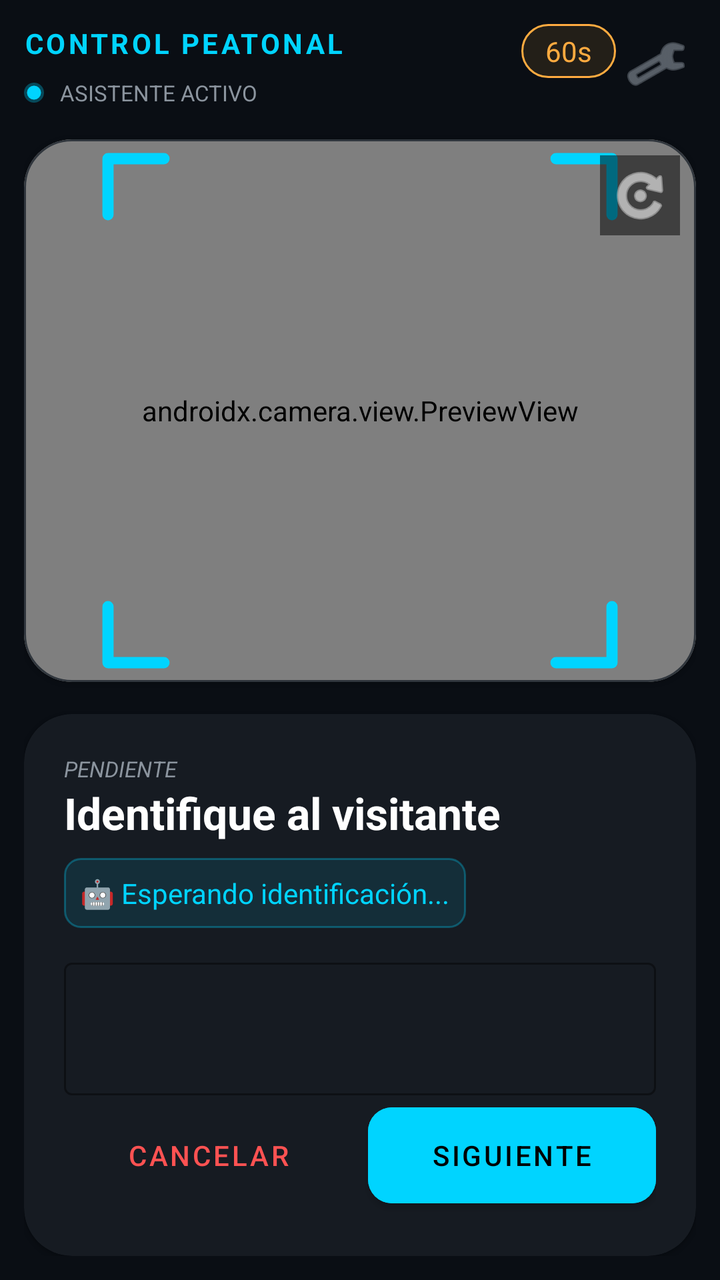
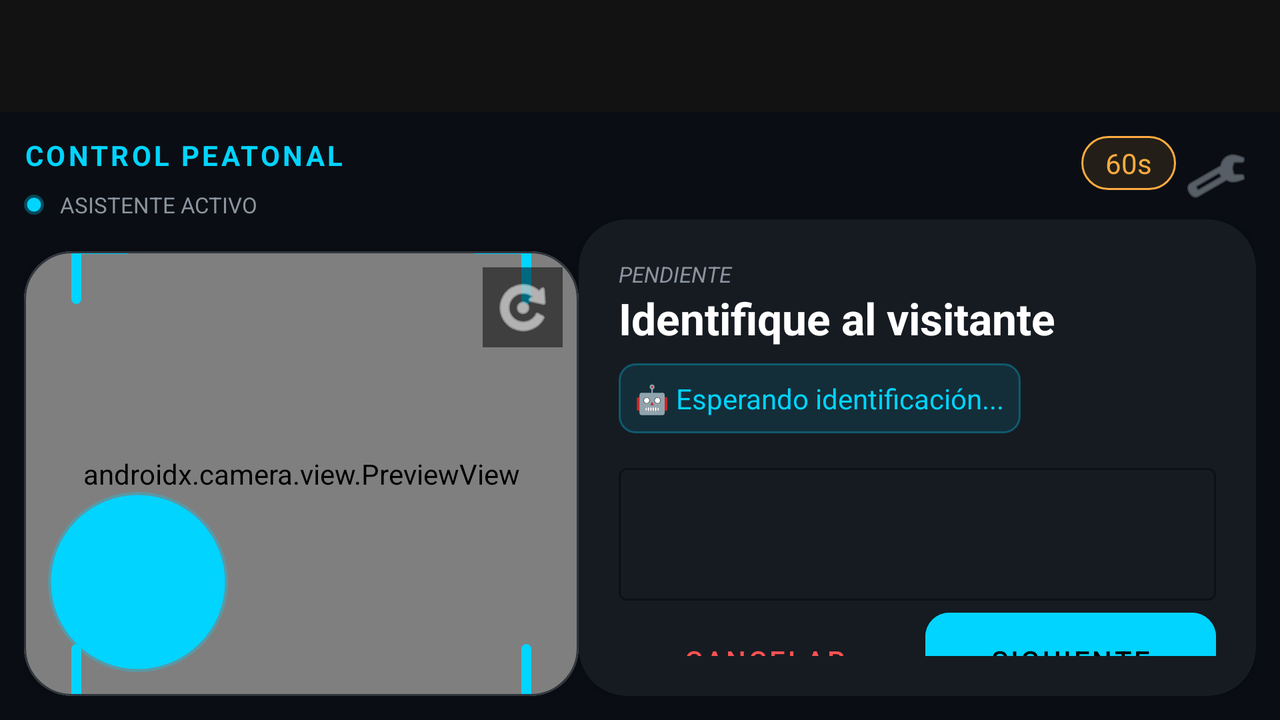

The same Android screen from two of the app's own layout files: first res/layout/ as a phone draws it, then the repository's variant for another configuration, drawn on a device whose configuration selects that folder. Both files follow.
<!-- AndroidManifest.xml: activity theme Theme.MaterialComponents.NoActionBar -->
<!-- res/layout/activity_ingreso_peatonal.xml -->
<?xml version="1.0" encoding="utf-8"?>
<androidx.constraintlayout.widget.ConstraintLayout
    android:id="@+id/mainActivity"
    xmlns:android="http://schemas.android.com/apk/res/android"
    xmlns:app="http://schemas.android.com/apk/res-auto"
    xmlns:tools="http://schemas.android.com/tools"
    android:layout_width="match_parent"
    android:layout_height="match_parent"
    android:background="#0A0E14"
    android:padding="12dp"
    android:fitsSystemWindows="true"
    tools:context=".peatonal.IngresoPeatonalActivity">

    
    <androidx.constraintlayout.widget.ConstraintLayout
        android:id="@+id/headerTop"
        android:layout_width="match_parent"
        android:layout_height="wrap_content"
        app:layout_constraintTop_toTopOf="parent">

        <TextView
            android:id="@+id/lblTopMensaje"
            android:layout_width="wrap_content"
            android:layout_height="wrap_content"
            android:text="CONTROL PEATONAL"
            android:textColor="#00D4FF"
            android:textSize="14sp"
            android:letterSpacing="0.1"
            android:textStyle="bold"
            app:layout_constraintStart_toStartOf="parent"
            app:layout_constraintTop_toTopOf="parent" />

        <TextView
            android:id="@+id/lblTimerInactividad"
            android:layout_width="wrap_content"
            android:layout_height="wrap_content"
            android:background="@drawable/bg_timer_pill"
            android:paddingHorizontal="12dp"
            android:paddingVertical="4dp"
            android:text="60s"
            android:textColor="#FFAB40"
            app:layout_constraintEnd_toStartOf="@+id/btnMenuConfiguracion"
            app:layout_constraintTop_toTopOf="parent" />

        <ImageButton
            android:id="@+id/btnMenuConfiguracion"
            android:layout_width="40dp"
            android:layout_height="40dp"
            android:background="?attr/selectableItemBackgroundBorderless"
            android:contentDescription="configurar modo vigilante"
            android:src="@android:drawable/ic_menu_manage"
            app:layout_constraintEnd_toEndOf="parent"
            app:layout_constraintTop_toTopOf="parent"
            app:tint="#8B949E" />

        <LinearLayout
            android:layout_width="wrap_content"
            android:layout_height="wrap_content"
            android:layout_marginTop="8dp"
            android:gravity="center_vertical"
            app:layout_constraintStart_toStartOf="parent"
            app:layout_constraintTop_toBottomOf="@id/lblTopMensaje">
            <View
                android:id="@+id/indicadorColorMicro"
                android:layout_width="10dp"
                android:layout_height="10dp"
                android:background="@drawable/shape_circle_glow" />
            <TextView
                android:id="@+id/lblEstadoHardwareVoz"
                android:layout_width="wrap_content"
                android:layout_height="wrap_content"
                android:layout_marginStart="8dp"
                android:text="ASISTENTE ACTIVO"
                android:textColor="#8B949E"
                android:textSize="11sp" />
        </LinearLayout>
    </androidx.constraintlayout.widget.ConstraintLayout>

    
    <com.google.android.material.card.MaterialCardView
        android:id="@+id/cardCamara"
        android:layout_width="0dp"
        android:layout_height="0dp"
        android:layout_marginTop="16dp"
        app:cardBackgroundColor="#000000"
        app:cardCornerRadius="24dp"
        app:layout_constraintBottom_toTopOf="@id/cardCapture"
        app:layout_constraintEnd_toEndOf="parent"
        app:layout_constraintStart_toStartOf="parent"
        app:layout_constraintTop_toBottomOf="@id/headerTop"
        app:strokeColor="#30363D"
        app:strokeWidth="1dp">

        <FrameLayout
            android:layout_width="match_parent"
            android:layout_height="match_parent">

            <androidx.camera.view.PreviewView
                android:id="@+id/cameraXQrPreview"
                android:layout_width="match_parent"
                android:layout_height="match_parent" />

            <View
                android:id="@+id/qrGuideFrame"
                android:layout_width="280dp"
                android:layout_height="280dp"
                android:layout_gravity="center"
                android:background="@drawable/qr_frame_border_modern" />

            <ImageView
                android:id="@+id/ivFacePreview"
                android:layout_width="70dp"
                android:layout_height="70dp"
                android:layout_gravity="bottom|left"
                android:layout_margin="5dp"
                android:contentDescription="Vista previa del rostro"
                android:scaleType="centerCrop" />

            
            <ImageButton
                android:id="@+id/btnSwitchCamera"
                android:layout_width="40dp"
                android:layout_height="40dp"
                android:layout_gravity="top|end"
                android:layout_margin="8dp"
                android:background="#80000000"
                android:contentDescription="Cambiar camara frontal/posterior"
                android:src="@android:drawable/ic_menu_rotate"
                app:tint="#FFFFFF" />

        </FrameLayout>
    </com.google.android.material.card.MaterialCardView>

    
    <com.google.android.material.card.MaterialCardView
        android:id="@+id/cardCapture"
        android:layout_width="match_parent"
        android:layout_height="0dp"
        android:layout_marginTop="16dp"
        app:cardBackgroundColor="#161B22"
        app:cardCornerRadius="24dp"
        app:layout_constraintBottom_toBottomOf="parent"
        app:layout_constraintTop_toBottomOf="@id/cardCamara"
        tools:layout_editor_absoluteX="12dp">

        <LinearLayout
            android:layout_width="match_parent"
            android:layout_height="match_parent"
            android:orientation="vertical"
            android:padding="20dp">

            <TextView
                android:id="@+id/lblHistorialDatos"
                android:layout_width="match_parent"
                android:layout_height="wrap_content"
                android:text="PENDIENTE"
                android:textColor="#8B949E"
                android:textSize="11sp"
                android:textStyle="italic" />

            <TextView
                android:id="@+id/lblInstruccionSeccion"
                android:layout_width="match_parent"
                android:layout_height="wrap_content"
                android:text="Identifique al visitante"
                android:textColor="#FFFFFF"
                android:textSize="22sp"
                android:textStyle="bold" />

            <TextView
                android:id="@+id/lblSubtitulosAsistente"
                android:layout_width="wrap_content"
                android:layout_height="wrap_content"
                android:layout_marginTop="8dp"
                android:background="@drawable/bg_ai_bubble"
                android:padding="8dp"
                android:text="🤖 Esperando identificación..."
                android:textColor="#00D4FF" />

            <ScrollView
                android:id="@+id/ScrollViewGridBotones"
                android:layout_width="match_parent"
                android:layout_height="0dp"
                android:layout_marginTop="12dp"
                android:layout_weight="1"
                android:fadeScrollbars="false"
                android:scrollbarThumbVertical="@color/material_dynamic_neutral40">

                <com.google.android.material.chip.ChipGroup
                    android:id="@+id/containerGridBotones"
                    android:layout_width="match_parent"
                    android:layout_height="wrap_content"
                    app:chipSpacingHorizontal="8dp"
                    app:chipSpacingVertical="8dp"
                    app:singleSelection="true" />
            </ScrollView>

            <com.google.android.material.textfield.TextInputLayout
                style="@style/Widget.MaterialComponents.TextInputLayout.OutlinedBox"
                android:layout_width="match_parent"
                android:layout_height="wrap_content"
                app:boxStrokeColor="#00D4FF">

                <com.google.android.material.textfield.TextInputEditText
                    android:id="@+id/txtInputManual"
                    android:layout_width="match_parent"
                    android:layout_height="wrap_content"
                    android:textColor="#FFFFFF"
                    android:textSize="24sp" />
            </com.google.android.material.textfield.TextInputLayout>

            <LinearLayout
                android:layout_width="match_parent"
                android:layout_height="wrap_content"
                android:orientation="horizontal">

                <com.google.android.material.button.MaterialButton
                    android:id="@+id/btnReiniciarRegistro"
                    style="@style/Widget.MaterialComponents.Button.TextButton"
                    android:layout_width="0dp"
                    android:layout_height="60dp"
                    android:layout_weight="1"
                    android:text="CANCELAR"
                    android:textColor="#FF5252" />

                <com.google.android.material.button.MaterialButton
                    android:id="@+id/btnSiguientePasoManual"
                    android:layout_width="0dp"
                    android:layout_height="60dp"
                    android:layout_marginStart="8dp"
                    android:layout_weight="1"
                    android:backgroundTint="#00D4FF"
                    android:text="SIGUIENTE"
                    app:cornerRadius="12dp" />
            </LinearLayout>

            <TextView
                android:id="@+id/lbStatusAsistente"
                android:layout_width="match_parent"
                android:layout_height="wrap_content"
                android:layout_marginTop="4dp"
                android:text="Estado: Standby"
                android:textAlignment="viewEnd"
                android:textColor="#03A9F4"
                android:textSize="10sp" />
        </LinearLayout>
    </com.google.android.material.card.MaterialCardView>

    <FrameLayout
        android:id="@+id/layoutVisualEstatusDerecho"
        android:layout_width="match_parent"
        android:layout_height="match_parent"
        android:background="#ffffff"
        android:elevation="5dp"
        android:padding="24dp"
        android:visibility="gone"
        tools:layout_editor_absoluteX="12dp"
        tools:layout_editor_absoluteY="12dp">

        <LinearLayout
            android:layout_width="match_parent"
            android:layout_height="match_parent"
            android:gravity="center"
            android:orientation="vertical"> 

            <TextView
                android:id="@+id/tvEstatusGrande"
                android:layout_width="wrap_content"
                android:layout_height="wrap_content"
                android:gravity="center"
                android:text="AUTORIZADO"
                android:textSize="56sp"
                android:textStyle="bold" />

            <TextView
                android:id="@+id/tvEstatusDetallePeque"
                android:layout_width="wrap_content"
                android:layout_height="wrap_content"
                android:layout_marginTop="16dp"
                android:gravity="center"
                android:paddingHorizontal="16dp"
                android:text="Razón: Ingreso Estándar"
                android:textSize="22sp" />
        </LinearLayout>
    </FrameLayout>

    <FrameLayout
        android:id="@+id/layoutSplash"
        android:layout_width="match_parent"
        android:layout_height="match_parent"
        android:background="#5CD563"
        android:clickable="true"
        android:elevation="100dp"
        android:focusable="true"
        android:visibility="gone"
        tools:layout_editor_absoluteX="8dp"
        tools:layout_editor_absoluteY="8dp">

        <LinearLayout
            android:layout_width="wrap_content"
            android:layout_height="wrap_content"
            android:layout_gravity="center"
            android:orientation="vertical">

            <ImageView
                android:layout_width="300dp"
                android:layout_height="300dp"
                android:src="@drawable/logo" /> 

            <TextView
                android:layout_width="wrap_content"
                android:layout_height="wrap_content"
                android:layout_gravity="center"
                android:text="¡HOLA!"
                android:textColor="#FFFFFF"
                android:textSize="80sp"
                android:textStyle="bold" />
        </LinearLayout>
    </FrameLayout>


</androidx.constraintlayout.widget.ConstraintLayout>
<!-- resources referenced by this layout -->
<resources>
  <!-- drawable bg_ai_bubble (drawable) -->
  <?xml version="1.0" encoding="utf-8"?>
  <shape xmlns:android="http://schemas.android.com/apk/res/android">
      <solid android:color="#1A00D4FF" /> 
      <corners android:radius="8dp" />
      <stroke android:width="1dp" android:color="#4D00D4FF" />
  </shape>
  <!-- drawable bg_timer_pill (drawable) -->
  <?xml version="1.0" encoding="utf-8"?>
  <shape xmlns:android="http://schemas.android.com/apk/res/android">
      <solid android:color="#1AFFAB40" />
      <corners android:radius="20dp" />
      <stroke android:width="1dp" android:color="#FFAB40" />
  </shape>
  <!-- drawable logo: png bitmap (drawable, 543646 bytes) -->
  <!-- drawable qr_frame_border_modern (drawable) -->
  <?xml version="1.0" encoding="utf-8"?>
  <vector xmlns:android="http://schemas.android.com/apk/res/android"
      android:width="200dp"
      android:height="200dp"
      android:viewportWidth="200"
      android:viewportHeight="200">
      
      <path
          android:pathData="M30,10 L10,10 L10,30 M170,10 L190,10 L190,30 M190,170 L190,190 L170,190 M30,190 L10,190 L10,170"
          android:strokeWidth="4"
          android:strokeColor="#00D4FF"
          android:strokeLineCap="round"
          android:strokeLineJoin="round" />
  </vector>
  <!-- drawable shape_circle_glow (drawable) -->
  <?xml version="1.0" encoding="utf-8"?>
  <shape xmlns:android="http://schemas.android.com/apk/res/android"
      android:shape="oval">
      
      <solid android:color="#00D4FF" />
  
      
      <stroke
          android:width="3dp"
          android:color="#4D00D4FF" /> 
  
      <size
          android:width="12dp"
          android:height="12dp" />
  </shape>
</resources>
<!-- res/layout-land/activity_ingreso_peatonal.xml (the repository's variant of the layout above) -->
<!-- drawn on the phone turned sideways -->
<?xml version="1.0" encoding="utf-8"?>
<androidx.constraintlayout.widget.ConstraintLayout
    android:id="@+id/mainActivity"
    xmlns:android="http://schemas.android.com/apk/res/android"
    xmlns:app="http://schemas.android.com/apk/res-auto"
    xmlns:tools="http://schemas.android.com/tools"
    android:layout_width="match_parent"
    android:layout_height="match_parent"
    android:background="#0A0E14"
    android:padding="12dp"
    android:layout_marginTop="?attr/actionBarSize"
    tools:context=".peatonal.IngresoPeatonalActivity">


    
    <androidx.constraintlayout.widget.ConstraintLayout
        android:id="@+id/headerTop"
        android:layout_width="match_parent"
        android:layout_height="wrap_content"
        app:layout_constraintTop_toTopOf="parent"
        tools:layout_editor_absoluteX="12dp">

        <TextView
            android:id="@+id/lblTopMensaje"
            android:layout_width="wrap_content"
            android:layout_height="wrap_content"
            android:letterSpacing="0.1"
            android:text="CONTROL PEATONAL"
            android:textColor="#00D4FF"
            android:textSize="14sp"
            android:textStyle="bold"
            app:layout_constraintStart_toStartOf="parent"
            app:layout_constraintTop_toTopOf="parent" />

        <TextView
            android:id="@+id/lblTimerInactividad"
            android:layout_width="wrap_content"
            android:layout_height="wrap_content"
            android:background="@drawable/bg_timer_pill"
            android:paddingHorizontal="12dp"
            android:paddingVertical="4dp"
            android:text="60s"
            android:textColor="#FFAB40"
            app:layout_constraintEnd_toStartOf="@+id/btnMenuConfiguracion"
            app:layout_constraintTop_toTopOf="parent" />

        <ImageButton
            android:id="@+id/btnMenuConfiguracion"
            android:layout_width="40dp"
            android:layout_height="40dp"
            android:layout_marginStart="12dp"
            android:background="?attr/selectableItemBackgroundBorderless"
            android:src="@android:drawable/ic_menu_manage"
            app:tint="#8B949E"
            app:layout_constraintEnd_toEndOf="parent"
            app:layout_constraintTop_toTopOf="parent"/>

        <LinearLayout
            android:layout_width="wrap_content"
            android:layout_height="wrap_content"
            android:layout_marginTop="8dp"
            android:gravity="center_vertical"
            app:layout_constraintStart_toStartOf="parent"
            app:layout_constraintTop_toBottomOf="@id/lblTopMensaje">

            <View
                android:id="@+id/indicadorColorMicro"
                android:layout_width="10dp"
                android:layout_height="10dp"
                android:background="@drawable/shape_circle_glow" />

            <TextView
                android:id="@+id/lblEstadoHardwareVoz"
                android:layout_width="wrap_content"
                android:layout_height="wrap_content"
                android:layout_marginStart="8dp"
                android:text="ASISTENTE ACTIVO"
                android:textColor="#8B949E"
                android:textSize="11sp" />
        </LinearLayout>
    </androidx.constraintlayout.widget.ConstraintLayout>

    
    <com.google.android.material.card.MaterialCardView
        android:id="@+id/cardCamara"
        android:layout_width="0dp"
        android:layout_height="0dp"
        android:layout_marginTop="16dp"
        app:cardBackgroundColor="#000000"
        app:cardCornerRadius="24dp"
        app:layout_constraintBottom_toBottomOf="parent"
        app:layout_constraintEnd_toStartOf="@+id/guidelineCentroPeatonal"
        app:layout_constraintStart_toStartOf="parent"
        app:layout_constraintTop_toBottomOf="@id/headerTop"
        app:strokeColor="#30363D"
        app:strokeWidth="1dp">

        <FrameLayout
            android:layout_width="match_parent"
            android:layout_height="match_parent"
            android:layout_gravity="center"
            android:foregroundGravity="center">

            <androidx.camera.view.PreviewView
                android:id="@+id/cameraXQrPreview"
                android:layout_width="match_parent"
                android:layout_height="match_parent" />

            <View
                android:id="@+id/qrGuideFrame"
                android:layout_width="250dp"
                android:layout_height="250dp"
                android:layout_gravity="center"
                android:background="@drawable/qr_frame_border_modern" />

            <ImageView
                android:id="@+id/ivFacePreview"
                android:layout_width="90dp"
                android:layout_height="90dp"
                android:layout_gravity="bottom|start"
                android:layout_margin="12dp"
                android:contentDescription="Vista previa del rostro"
                android:scaleType="centerCrop"
                android:elevation="12dp"
                android:background="@drawable/shape_circle_glow"/>

            
            <ImageButton
                android:id="@+id/btnSwitchCamera"
                android:layout_width="40dp"
                android:layout_height="40dp"
                android:layout_gravity="top|end"
                android:layout_margin="8dp"
                android:background="#80000000"
                android:src="@android:drawable/ic_menu_rotate"
                app:tint="#FFFFFF" />

        </FrameLayout>
    </com.google.android.material.card.MaterialCardView>


    <androidx.constraintlayout.widget.Guideline
        android:id="@+id/guidelineCentroPeatonal"
        android:layout_width="wrap_content"
        android:layout_height="wrap_content"
        android:orientation="vertical"
        app:layout_constraintGuide_percent="0.45" />

    
    <com.google.android.material.card.MaterialCardView
        android:layout_width="0dp"
        android:layout_height="0dp"
        app:cardBackgroundColor="#161B22"
        app:cardCornerRadius="24dp"
        app:layout_constraintBottom_toBottomOf="parent"
        app:layout_constraintEnd_toEndOf="parent"
        app:layout_constraintStart_toEndOf="@+id/cardCamara"
        app:layout_constraintTop_toBottomOf="@+id/headerTop">

        <LinearLayout
            android:layout_width="match_parent"
            android:layout_height="match_parent"
            android:orientation="vertical"
            android:padding="20dp">

            <TextView
                android:id="@+id/lblHistorialDatos"
                android:layout_width="match_parent"
                android:layout_height="wrap_content"
                android:text="PENDIENTE"
                android:textColor="#8B949E"
                android:textSize="11sp"
                android:textStyle="italic" />

            <TextView
                android:id="@+id/lblInstruccionSeccion"
                android:layout_width="match_parent"
                android:layout_height="wrap_content"
                android:text="Identifique al visitante"
                android:textColor="#FFFFFF"
                android:textSize="22sp"
                android:textStyle="bold" />

            <TextView
                android:id="@+id/lblSubtitulosAsistente"
                android:layout_width="wrap_content"
                android:layout_height="wrap_content"
                android:layout_marginTop="8dp"
                android:background="@drawable/bg_ai_bubble"
                android:padding="8dp"
                android:text="🤖 Esperando identificación..."
                android:textColor="#00D4FF" />

            <ScrollView
                android:id="@+id/ScrollViewGridBotones"
                android:layout_width="match_parent"
                android:layout_height="0dp"
                android:layout_marginTop="12dp"
                android:layout_weight="1"
                android:fadeScrollbars="false"
                android:scrollbarThumbVertical="@color/material_dynamic_neutral40">

                <com.google.android.material.chip.ChipGroup
                    android:id="@+id/containerGridBotones"
                    android:layout_width="match_parent"
                    android:layout_height="wrap_content"
                    app:chipSpacingHorizontal="8dp"
                    app:chipSpacingVertical="8dp"
                    app:singleSelection="true"/>
            </ScrollView>

            <com.google.android.material.textfield.TextInputLayout
                style="@style/Widget.MaterialComponents.TextInputLayout.OutlinedBox"
                android:layout_width="match_parent"
                android:layout_height="wrap_content"
                app:boxStrokeColor="#00D4FF">

                <com.google.android.material.textfield.TextInputEditText
                    android:id="@+id/txtInputManual"
                    android:layout_width="match_parent"
                    android:layout_height="wrap_content"
                    android:textColor="#FFFFFF"
                    android:textSize="24sp" />
            </com.google.android.material.textfield.TextInputLayout>

            <LinearLayout
                android:layout_width="match_parent"
                android:layout_height="wrap_content"
                android:orientation="horizontal">

                <com.google.android.material.button.MaterialButton
                    android:id="@+id/btnReiniciarRegistro"
                    style="@style/Widget.MaterialComponents.Button.TextButton"
                    android:layout_width="0dp"
                    android:layout_height="60dp"
                    android:layout_weight="1"
                    android:text="CANCELAR"
                    android:textColor="#FF5252" />

                <com.google.android.material.button.MaterialButton
                    android:id="@+id/btnSiguientePasoManual"
                    android:layout_width="0dp"
                    android:layout_height="60dp"
                    android:layout_marginStart="8dp"
                    android:layout_weight="1"
                    android:backgroundTint="#00D4FF"
                    android:text="SIGUIENTE"
                    app:cornerRadius="12dp" />
            </LinearLayout>
            <TextView
                android:id="@+id/lbStatusAsistente"
                android:layout_width="match_parent"
                android:layout_height="wrap_content"
                android:layout_marginTop="4dp"
                android:text="Estado: Standby"
                android:textAlignment="viewEnd"
                android:textColor="#03A9F4"
                android:textSize="10sp" />
        </LinearLayout>
    </com.google.android.material.card.MaterialCardView>

    <FrameLayout
        android:id="@+id/layoutVisualEstatusDerecho"
        android:layout_width="match_parent"
        android:layout_height="match_parent"
        android:background="#ffffff"
        android:elevation="50dp"
        android:padding="24dp"
        android:visibility="gone"
        tools:layout_editor_absoluteX="12dp"
        tools:layout_editor_absoluteY="12dp">

        <LinearLayout
            android:layout_width="match_parent"
            android:layout_height="match_parent"
            android:gravity="center"
            android:orientation="vertical"> 

            <TextView
                android:id="@+id/tvEstatusGrande"
                android:layout_width="wrap_content"
                android:layout_height="wrap_content"
                android:gravity="center"
                android:text="AUTORIZADO"
                android:textSize="56sp"
                android:textStyle="bold" />

            <TextView
                android:id="@+id/tvEstatusDetallePeque"
                android:layout_width="wrap_content"
                android:layout_height="wrap_content"
                android:layout_marginTop="16dp"
                android:gravity="center"
                android:paddingHorizontal="16dp"
                android:text="Razón: Ingreso Estándar"
                android:textSize="22sp" />
        </LinearLayout>
    </FrameLayout>

    <FrameLayout
        android:id="@+id/layoutSplash"
        android:layout_width="match_parent"
        android:layout_height="match_parent"
        android:background="#5CD563"
        android:clickable="true"
        android:elevation="100dp"
        android:focusable="true"
        android:visibility="gone"
        tools:layout_editor_absoluteX="8dp"
        tools:layout_editor_absoluteY="8dp">

        <LinearLayout
            android:layout_width="wrap_content"
            android:layout_height="wrap_content"
            android:layout_gravity="center"
            android:orientation="vertical">

            <ImageView
                android:layout_width="300dp"
                android:layout_height="300dp"
                android:src="@drawable/logo" /> 

            <TextView
                android:layout_width="wrap_content"
                android:layout_height="wrap_content"
                android:layout_gravity="center"
                android:text="¡HOLA!"
                android:textColor="#FFFFFF"
                android:textSize="80sp"
                android:textStyle="bold" />
        </LinearLayout>
    </FrameLayout>


</androidx.constraintlayout.widget.ConstraintLayout>
